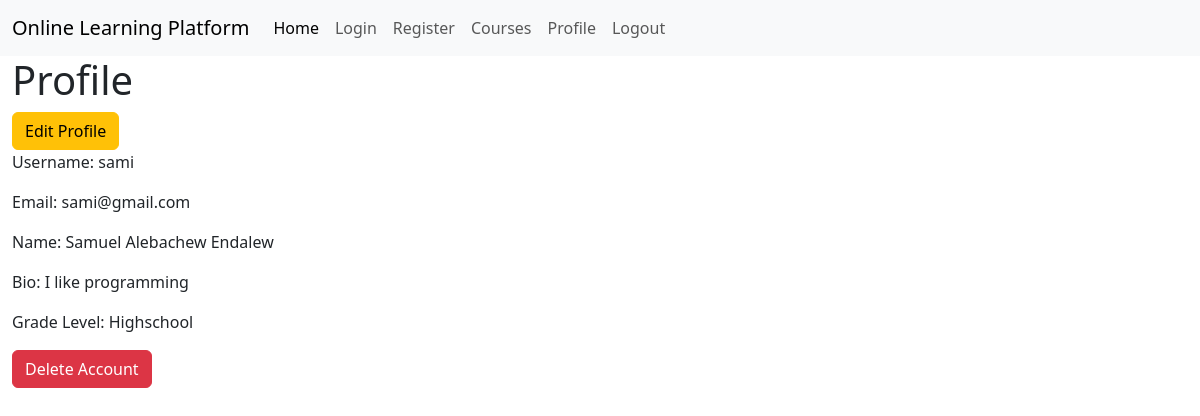
The app's page /profile (signed in), older data.
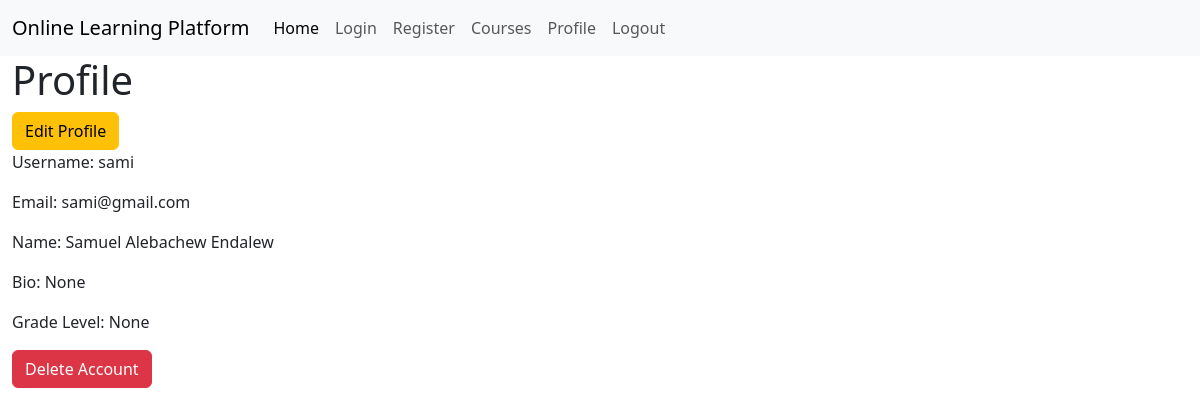
The same page, newer data.
### app.py (models this page shows)
class User(db.Model, UserMixin):
    __tablename__ = 'users'
    id = db.Column(db.Integer, primary_key=True)
    email = db.Column(db.Text, unique=True, nullable=False)
    password = db.Column(db.Text, nullable=False)
    username = db.Column(db.Text, unique=True, nullable=True)
    role = db.Column(db.Text, nullable=False)
    name = db.Column(db.Text, nullable=True)
    def to_json(self):
        return {
            'id': self.id,
            'email': self.email,
            'username': self.username,
            'role': self.role,
            'name': self.name,
        }

class Student(db.Model):
    __tablename__ = 'students'
    id = db.Column(db.Integer, primary_key=True)
    user_id = db.Column(db.Integer, db.ForeignKey('users.id'), nullable=False)
    grade = db.Column(db.Text)
    bio = db.Column(db.Text)
    courses = db.relationship('Course', secondary='enrollments', back_populates='students')

### app.py (the view, shortened to what this page needs)
@app.route('/profile', methods=['GET', 'POST'])
@login_required
def profile():
    current_user_id = current_user.id
    user = User.query.filter_by(id=current_user_id).first()
    user = user.to_json()
    if user['role'] == 'teacher':
        teacher = Teacher.query.filter_by(user_id=current_user_id).first()
        role = 'teacher'
        user['bio'] = teacher.bio
        user['education'] = teacher.education
        user['experience'] = teacher.experience
    elif user['role'] == 'student':
        student = Student.query.filter_by(user_id=current_user_id).first()
        role = 'student'
        user['grade'] = student.grade
        user['bio'] = student.bio
    return render_template('profile.html', user=user, role=role)

### app.py (called while the page is built)
@login_manager.user_loader
def load_user(id):
    return User.query.filter_by(id=id).first()

### templates/profile.html (shortened to what this page needs)
{% extends "base.html" %}
{% block content %}
<h1>Profile</h1>
<a href="{{url_for('edit_profile')}}"><button class="btn btn-warning">Edit Profile</button></a>
<p>Username: {{ user.username }}</p>
<p>Email: {{ user.email }}</p>
<p>Name: {{ user.name }}</p>
<p>Bio: {{ user.bio }}</p>
{% if role == 'student' %}
<p>Grade Level: {{ user.grade }}</p>
{% endif %}
<form action="/profile" method="post">
    <input type="submit" value="Delete Account" class="btn btn-danger">
</form>
{% endblock %}

### templates/base.html (shortened to what this page needs)
<!DOCTYPE html>
<html>
<head>
    <link href="https://cdn.jsdelivr.net/npm/bootstrap@5.3.3/dist/css/bootstrap.min.css" rel="stylesheet"
>
</head>
<body>
    <nav class="navbar navbar-expand-lg bg-body-tertiary">
        <div class="container-fluid">
            <a class="navbar-brand" href="/">Online Learning Platform</a>
            <div class="collapse navbar-collapse" id="navbarSupportedContent">
                <ul class="navbar-nav me-auto mb-2 mb-lg-0">
                    <li class="nav-item">
                        <a class="nav-link active" aria-current="page" href="/">Home</a>
                    </li>
                    <li class="nav-item">
                        <a class="nav-link" href="/login">Login</a>
                    </li>
                    <li class="nav-item">
                        <a class="nav-link" href="/register">Register</a>
                    </li>
                    <li class="nav-item">
                        <a class="nav-link" href="/courses">Courses</a>
                    </li>
                    <li class="nav-item">
                        <a class="nav-link" href="/profile">Profile</a>
                    </li>
                    <a class="nav-link" href="{{ url_for('logout') }}">Logout</a>
                </ul>
            </div>
        </div>
    </nav>
    <div class="container-fluid">
        {% block content %}{% endblock %}
    </div>
</body>
</html>

Row changes from the older to the newer data that the page shows:
no longer on this page (row edited): Student: bio "I like programming", grade "Highschool"
Text that changed along with them:
{{ user.bio }}: (not shown) → "None"
{{ user.grade }}: (not shown) → "None"
